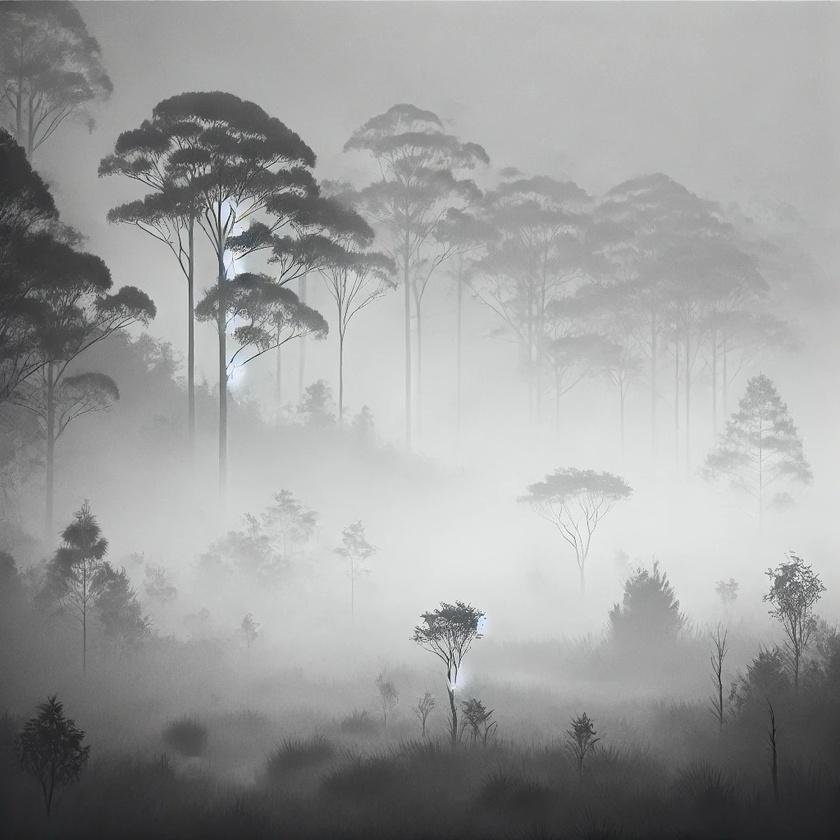
#> input picture citra.jpeg, 840 x 840 px, shrunk from 1024 x 1024 before the run
$ python contrast.py
#> lines starting #> are read from the running program, lines starting #| are printed output that depends on the picture
import imageio.v2 as imageio
import numpy as np
import matplotlib.pyplot as plt

image = imageio.imread('citra.jpeg', mode='L')
#> image: shape (840, 840); min 16, max 251, mean 157

def adjust_contrast(img, factor):
#> called with factor = 1.5
    img = img / 255.0
    img = np.clip(factor * (img - 0.5) + 0.5, 0, 1)
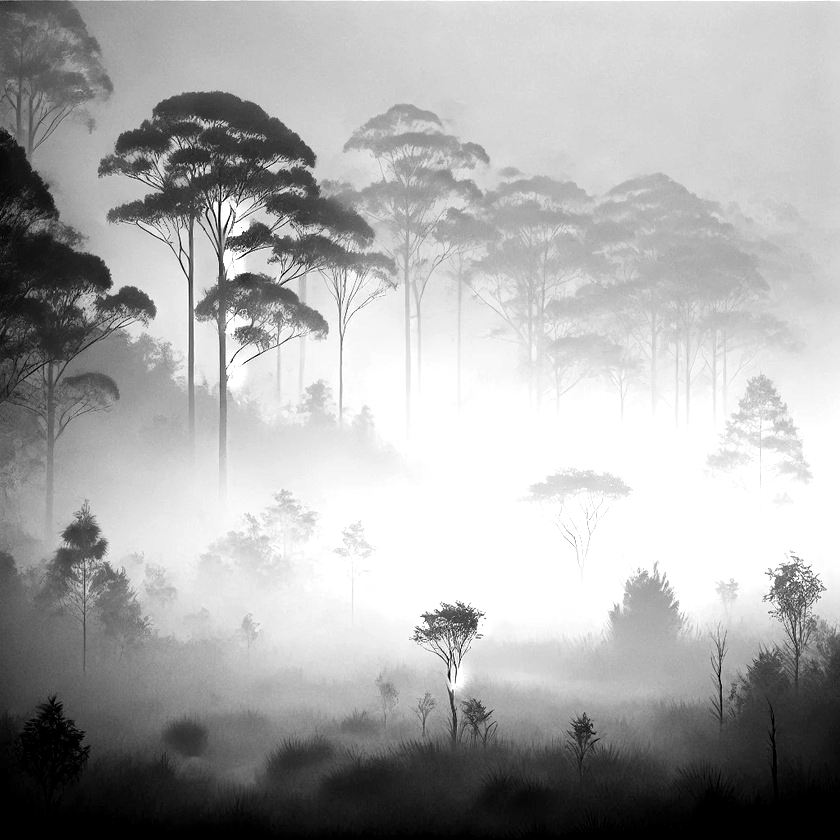
#> img: shape (840, 840) float64; min 0, max 1, mean 0.668
    return (img * 255).astype(np.uint8)

image_contrast = adjust_contrast(image, 1.5)

def histogram_equalization(img):
    img_flat = img.flatten()
    hist, bins = np.histogram(img_flat, bins=256, range=(0, 255), density=True)
#> hist = 256 values, max 0.0248 at index 185, min 0 at index 0, mean 0.00392; bins = 257 values from 0 to 255
    cdf = hist.cumsum()
#> cdf = 256 values from 0 to 1
    cdf_normalized = np.uint8(255 * cdf / cdf[-1])
#> cdf_normalized = 256 values from 0 to 255
    img_equalized = cdf_normalized[img_flat]
    img_equalized = img_equalized.reshape(img.shape)
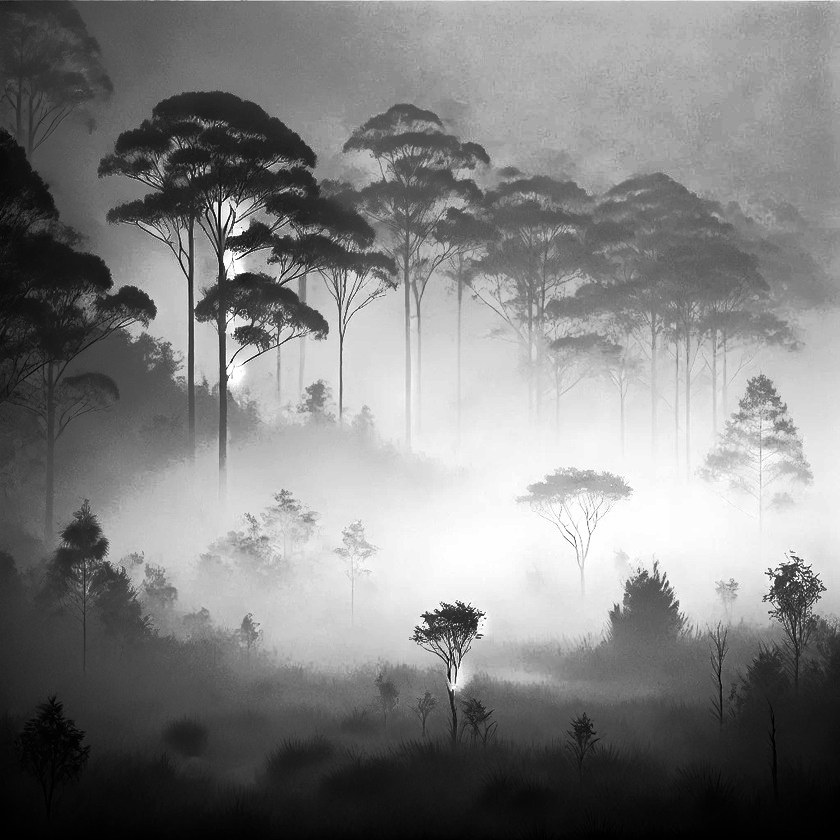
#> img_equalized: shape (840, 840); min 0, max 255, mean 128

    return img_equalized.astype(np.uint8)

image_enhanced = histogram_equalization(image)

plt.figure(figsize=(15, 5))

plt.subplot(1, 3, 1)
plt.title('Citra Asli')
plt.imshow(image, cmap='gray')
plt.axis('off')

plt.subplot(1, 3, 2)
plt.title('Citra Setelah Contrast Level 1.5')
plt.imshow(image_contrast, cmap='gray')
plt.axis('off')

plt.subplot(1, 3, 3)
plt.title('Citra Histogram Equalization')
plt.imshow(image_enhanced, cmap='gray')
plt.axis('off')

plt.show()
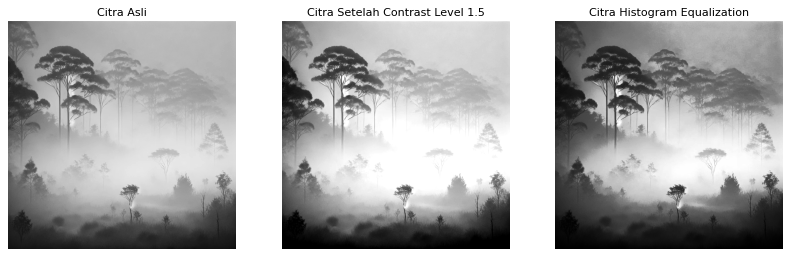
#> figure drawn by matplotlib, 3 panels
